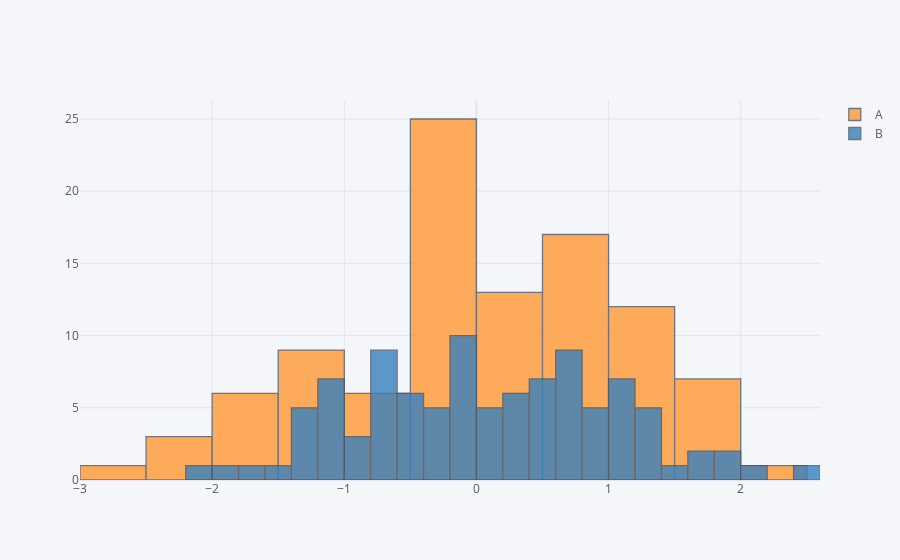

Notebook code cell kept with this figure:
### Markdown cell above
## histogram

### Code cell
df[['A','B']].iplot(kind='hist',bins=25)
